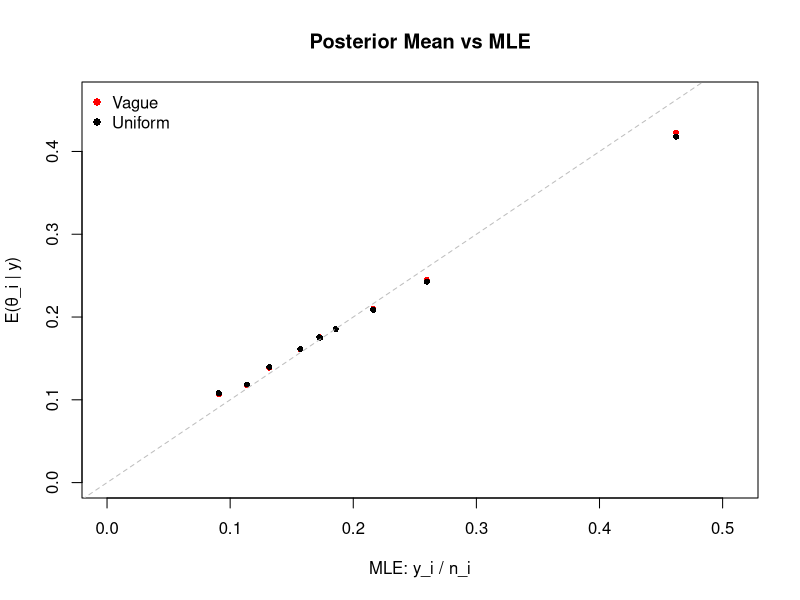

Write the R code that produced this figure.
# ==========================================
# 1. 准备数据（使用课件中的数据）
# ==========================================
bikes.y <- c(16,9,10,13,19,20,18,17,35,55)
bikes.n <- c(74,99,58,70,121,77,104,129,308,119)
J <- length(bikes.y)


# ==========================================
# 2. 定义两种超先验的对数后验函数
# ==========================================
# 老师的 Vague 先验：p(u,v) ∝ αβ(α+β)^{-5/2}
logpost_vague <- function(u, v) {
  a <- (exp(u) * exp(v))/(exp(u) + 1)
  b <- exp(v)/(exp(u) + 1)
  x <- J * (lgamma(a + b) - lgamma(a) - lgamma(b)) + log(a) + log(b) - 2.5 * log(a + b)
  for(i in 1:J) {
    x <- x + lgamma(a + bikes.y[i]) + lgamma(b + bikes.n[i] - bikes.y[i]) - lgamma(a + b + bikes.n[i])
  }
  return(x)
}

# 受限 Uniform 先验：α ~ U(0,40), β ~ U(0,100)
logpost_uniform <- function(u, v) {
  a <- (exp(u) * exp(v))/(exp(u) + 1)
  b <- exp(v)/(exp(u) + 1)
  
  # 用 dunif 计算先验的对数。超出边界的会自动变成 -Inf
  prior_log <- dunif(a, min = 0, max = 40, log = TRUE) + 
    dunif(b, min = 0, max = 100, log = TRUE)
  
  x <- J * (lgamma(a + b) - lgamma(a) - lgamma(b)) + prior_log
  for(i in 1:J) {
    x <- x + lgamma(a + bikes.y[i]) + lgamma(b + bikes.n[i] - bikes.y[i]) - lgamma(a + b + bikes.n[i])
  }
  return(x)
}


# ==========================================
# 3. 网格抽样与计算 E(θ_j | y)
# ==========================================
# 设定网格（和老师代码一致）
u_grid <- seq(-2.3, -1.3, length.out = 100) 
v_grid <- seq(1.0, 5.0, length.out = 200)   

# 定义一个辅助函数：从二维网格中按概率抽取 K 组 (α, β)
sample_grid <- function(u_grid, v_grid, logpost_func, K = 1000) {
  z <- outer(u_grid, v_grid, logpost_func) # 计算高度
  z <- exp(z - max(z))                     # 转化为相对概率
  probs <- as.vector(z) / sum(z)           # 归一化为总和=1的权重
  
  # 抽样
  idx <- sample(length(probs), size = K, replace = TRUE, prob = probs)
  
  # 还原行号和列号，并映射回 u 和 v
  n_rows <- length(u_grid)
  row_idx <- (idx - 1) %% n_rows + 1
  col_idx <- (idx - 1) %/% n_rows + 1
  
  u_samples <- u_grid[row_idx]
  v_samples <- v_grid[col_idx]
  
  # 换算回 α 和 β
  a_samples <- (exp(u_samples) * exp(v_samples)) / (exp(u_samples) + 1)
  b_samples <- exp(v_samples) / (exp(u_samples) + 1)
  
  return(data.frame(a = a_samples, b = b_samples))
}

# 计算 E(θ_j | y) 的函数
calc_E_theta <- function(samples, bikes.y, bikes.n) {
  J <- length(bikes.y)
  E_theta <- numeric(J)
  for (j in 1:J) {
    # 根据公式：E(θ_j | α, β, y) = (α + y_j) / (α + β + n_j)
    # 我们对抽取的 1000 个条件期望取平均
    cond_means <- (samples$a + bikes.y[j]) / (samples$a + samples$b + bikes.n[j])
    E_theta[j] <- mean(cond_means)
  }
  return(E_theta)
}

# 设置随机种子，确保结果可重复
set.seed(123)

# 抽取样本并计算
samples_vague <- sample_grid(u_grid, v_grid, logpost_vague, K = 1000)
E_theta_vague <- calc_E_theta(samples_vague, bikes.y, bikes.n)

samples_uniform <- sample_grid(u_grid, v_grid, logpost_uniform, K = 1000)
E_theta_uniform <- calc_E_theta(samples_uniform, bikes.y, bikes.n)

# 计算 MLE (y / n)
mle <- bikes.y / bikes.n


# ==========================================
# 4. 绘图 (对应课件第 41 页的图)
# ==========================================
# 画空图打底
plot(mle, E_theta_vague, col = "red", pch = 16, cex = 0.8,
     xlab = "MLE: y_i / n_i", ylab = "E(θ_i | y)", 
     main = "Posterior Mean vs MLE",
     ylim = c(0, max(E_theta_vague, E_theta_uniform) * 1.1),
     xlim = c(0, max(mle) * 1.1))

# 加上 Uniform 的黑点
points(mle, E_theta_uniform, col = "black", pch = 16, cex = 0.8)

# 添加 y = x 的对角线 (代表没有收缩的情况，即完全相信 MLE)
abline(0, 1, col = "gray", lty = 2)

# 添加图例
legend("topleft", legend = c("Vague", "Uniform"), 
       col = c("red", "black"), pch = 16, bty = "n")
